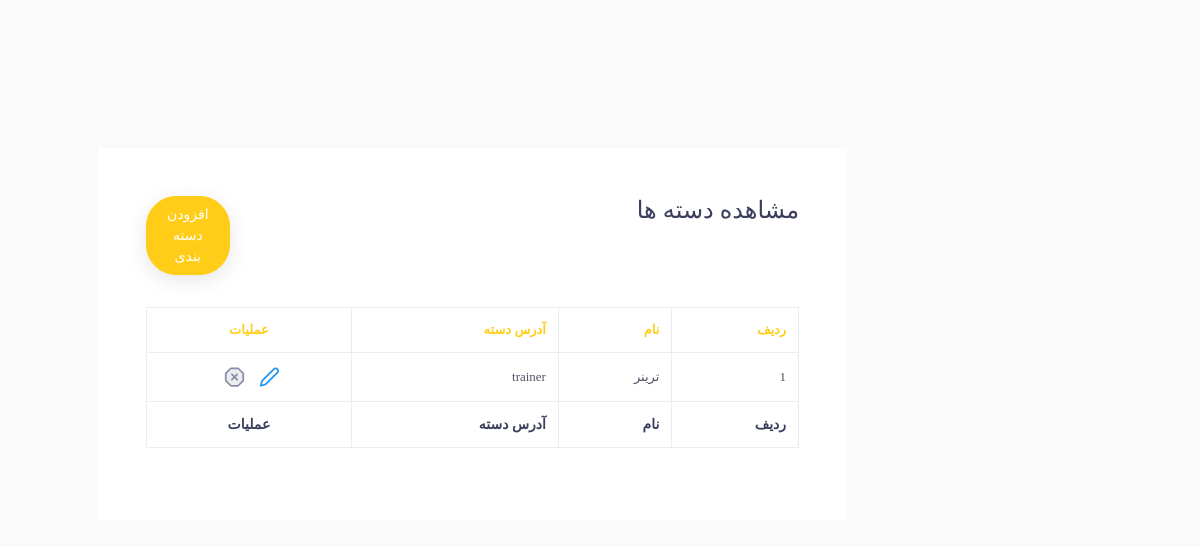
The app's page /dashbaord/category, older data.
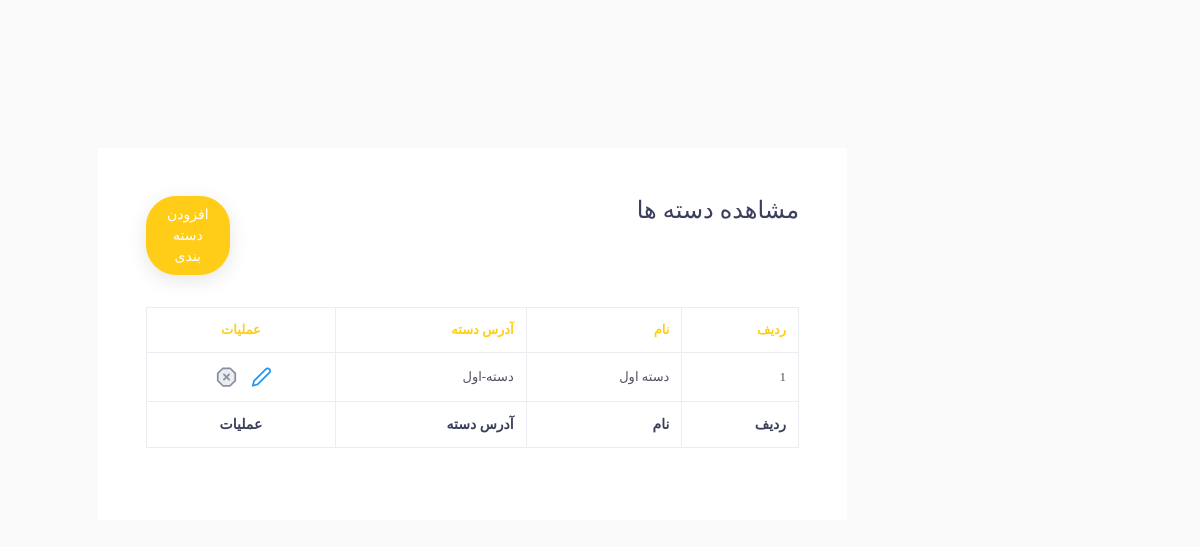
The same page, newer data.
### Post/models.py (models this page shows, shortened)
class ArticleCategories(models.Model):
    title = models.CharField(max_length=50, verbose_name="عنوان دسته")
    url = models.TextField(unique=True, verbose_name="آدرس دسته بندی")

### Post/views.py (the view)
# urls.py: path('category',views.CategoryManger.as_view(),name="category_admin"),
class CategoryManger(ListView):
    template_name = 'Post/listCategory.html'
    model = ArticleCategories
    context_object_name = 'data'

### admin_panel/context_processors.py (called while the page is built)
def SiteInformations(request):
	site = PublicSettings.objects.latest('-id')
	return {
	'title': site.title,
    'logoIcon':site.logoIcon.url,
    'logoSite':site.logoSite.url
	}

### Post/templates/Post/listCategory.html (shortened to what this page needs)
{% extends 'shared/base.html' %}
{% load static %}
{% block header_reference %}
    <link href="{% static 'admin_panel/assets/css/tables/table-basic.css' %}" rel="stylesheet" type="text/css">
{% endblock %}
{% block content %}
    {% load poll_extras %}
    <div class="col-lg-10 mx-auto mt-5 ">
        <div class="table-responsive bg-white p-5">
            <div class="widget-header">
                <div class="row">
                    <div class="col-xl-10 col-md-10 col-sm-10 col-10 mb-4 ">
                        <h4>مشاهده دسته ها</h4>
                    </div>
                    <div class="col-md-2 mb-4">
                        <a href="{% url 'category_add_admin'  %}" class="btn btn-primary mb-2 mr-2 btn-rounded">افزودن
                            دسته بندی</a>
                    </div>
                </div>
            </div>
            <table class="table table-bordered table-hover table-condensed mb-4">
                <thead>
                <tr>
                    <th>ردیف</th>
                    <th>نام</th>
                    <th>آدرس دسته</th>
                    <th class="text-center">عملیات</th>
                </tr>
                </thead>
                <tbody>
                {% for item in data %}
                    <tr>
                        <td>
                            {{ forloop.counter }}
                        </td>
                        <td>
                            {{ item.title }}
                        </td>
                        <td>
                            {{ item.url }}
                        </td>
                        <td class="text-center">
                            <ul class="table-controls">
                                <li>
                                    <a href="{% url 'category_edit_admin' id=item.id  %}"
                                       style="margin-right: 1x;color: red"
                                       class="bs-tooltip mr-2 text-or" data-toggle="tooltip" data-placement="top"
                                       title="" data-original-title="ویرایش">
                                        <svg xmlns="http://www.w3.org/2000/svg" width="24" height="24"
                                             viewBox="0 0 24 24" fill="none" stroke="currentColor" stroke-width="2"
                                             stroke-linecap="round" stroke-linejoin="round"
                                             class="feather feather-edit-2 text-info">
                                            <path d="M17 3a2.828 2.828 0 1 1 4 4L7.5 20.5 2 22l1.5-5.5L17 3z"></path>
                                        </svg>
                                    </a>
                                    <a href="{% url 'category_delete_admin' item.id %}"
                                       style="margin-right: 3px;color: red"
                                       class="bs-tooltip  text-or" data-toggle="tooltip" data-placement="top"
                                       title="" data-original-title="حذف">
                                    </a>
                                </li>
                            </ul>
                        </td>
                    </tr>
                {% endfor %}
                </tbody>
                <tfoot>
                <tr>
                    <th>ردیف</th>
                    <th>نام</th>
                    <th>آدرس دسته</th>
                    <th class="text-center">عملیات</th>
                </tr>
                </tfoot>
            </table>
        </div>
    </div>
{% endblock %}

### admin_panel/templates/shared/base.html (shortened to what this page needs)
{% load render_partial %}
<!DOCTYPE html>
<html lang="en">
<head>
   {% include 'shared/header_reference.html' %}
    {% block header_reference %}
    {% endblock %}
</head>
<body class="sidebar-noneoverflow">
    <div class="main-container" id="container">
    <div id="content" class="main-content">
            <div class="layout-px-spacing ">
                <div class="row layout-top-spacing flex align-items-start " id="cancel-row">
                     {% block content %}{% endblock %}
                </div>
            </div>
    </div>
    </div>
</body>
</html>

### admin_panel/templates/shared/header_reference.html (shortened to what this page needs)
{% load static %}
   <link href=" {% static 'admin_panel/assets/css/loader.css' %}" rel="stylesheet" type="text/css" />
    <link href="{% static 'admin_panel/bootstrap/css/bootstrap.min.css' %}" rel="stylesheet" type="text/css">
    <link href="{% static 'admin_panel/assets/css/plugins.css' %}" rel="stylesheet" type="text/css">
     <link href="{% static 'admin_panel/plugins/apex/apexcharts.css' %}" rel="stylesheet" type="text/css">
    <link href=" {% static 'admin_panel/assets/css/dashboard/dash_2.css' %}" rel="stylesheet" type="text/css" />

### admin_panel/templates/shared/footer_reference.html (shortened to what this page needs)
{% load static %}

### static/admin_panel/assets/css/tables/table-basic.css (style rules this page uses)
.table-controls { padding: 0; margin: 0; list-style: none; }
.table-controls > li { display: inline-block; margin: 0 2px; line-height: 1; }
.table-controls > li > a { display: inline-block; }
.table-cancel { color: #888ea8; margin-left: 6px; vertical-align: middle; fill: rgba(0, 23, 55, 0.08); cursor: pointer; }

### static/admin_panel/assets/css/main.css (style rules this page uses)
html { min-height: 100%; direction: rtl; }
body { color: #888ea8; height: 100%; font-size: 0.875rem; background: #fafafa; overflow-x: hidden; overflow-y: auto; letter-spacing: 0.0312rem; font-family: 'Quicksand', sans-serif; }
h1, h2, h3, h4, h5, h6 { color: #3b3f5c; }
a { color: #515365; outline: none; }
.btn { padding: 0.4375rem 1.25rem; text-shadow: none; font-size: 14px; color: #3b3f5c; font-weight: normal; white-space: normal; word-wrap: break-word; transition: .2s ease-out; touch-action: manipulation; cursor: pointer; background-color: #f1f2f3; box-shadow: 0px 5px 20px 0 rgba(0, 0, 0, 0.1); will-change: opacity, transform; transition: all 0.3s ease-out; -webkit-transition: all 0.3s ease-out; }
.btn-primary { color: #fff !important; background-color: #ffcd17 !important; border-color: #ffcd17; }
.btn-rounded { -webkit-border-radius: 1.875rem !important; -moz-border-radius: 1.875rem !important; -ms-border-radius: 1.875rem !important; -o-border-radius: 1.875rem !important; border-radius: 1.875rem !important; }
.table-bordered { border: 1px solid #f1f2f3; }
.table > tbody > tr > td { vertical-align: middle; color: #515365; font-size: 13px; letter-spacing: 1px; }
.table > thead > tr > th { color: #ffcd17; font-weight: 700; font-size: 13px; letter-spacing: 1px; text-transform: uppercase; }
.table-bordered td, .table-bordered th { border: 1px solid #ebedf2; }
.table thead th { vertical-align: bottom; border-bottom: none; }
.table-controls > li > a svg { color: #25d5e4; }
.table-controls > li > a svg { color: #888ea8; width: 21px; }
.table > tfoot > tr > th { color: #3b3f5c; }
.text-info { color: #2196f3 !important; }

### static/admin_panel/assets/css/structure.css (style rules this page uses)
html { min-height: 100%; direction: rtl; }
body { color: #888ea8; height: 100%; font-size: 0.875rem; background: #fafafa; overflow-x: hidden; overflow-y: auto; letter-spacing: 0.0312rem; font-family: 'Quicksand', sans-serif; }
h1, h2, h3, h4, h5, h6 { color: #3b3f5c; }
.main-container { min-height: 100vh; display: -webkit-box; display: -ms-flexbox; display: flex; -webkit-box-orient: horizontal; -webkit-box-direction: normal; -ms-flex-direction: row; flex-direction: row; -ms-flex-wrap: wrap; flex-wrap: wrap; -webkit-box-pack: start; -ms-flex-pack: start; justify-content: flex-start; }
#content { width: 50%; flex-grow: 8; margin-top: 80px; margin-bottom: 0; margin-right: 255px; -webkit-transition: .3s ease all; transition: .3s ease all; }
.layout-top-spacing { margin-top: 20px; }
.layout-px-spacing { padding: 0 20px 0 20px !important; min-height: calc(100vh - 140px) !important; }

Row changes from the older to the newer data that the page shows:
removed ArticleCategories: title "ترینر", url "trainer"
added ArticleCategories: title "دسته اول", url "دسته-اول"
